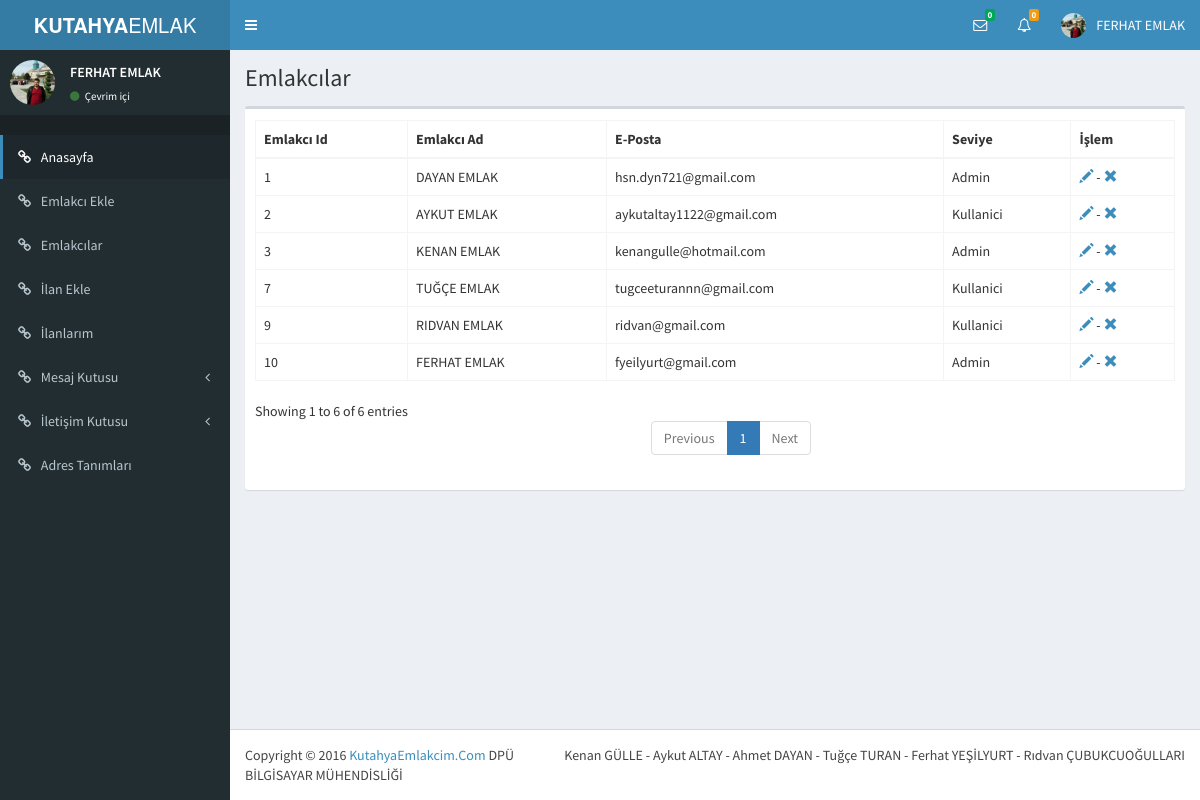
Page /yonetim/emlakci_listele.php (signed in) on the committed database.
### tables this page shows
CREATE TABLE `emlakcilar` (
  `emlakci_id` int(11) NOT NULL AUTO_INCREMENT,
  `ad` varchar(50) NOT NULL,
  `adres` varchar(255) NOT NULL,
  `telefon` varchar(20) NOT NULL,
  `hakkinda` varchar(255) NOT NULL,
  `kayit_tarihi` datetime NOT NULL DEFAULT CURRENT_TIMESTAMP,
  `logo_url` varchar(255) NOT NULL,
  `eposta` varchar(255) NOT NULL,
  `sifre` varchar(100) NOT NULL,
  `seviye` int(1) NOT NULL,
  PRIMARY KEY (`emlakci_id`)
);

### yonetim/emlakci_listele.php (the view, shortened to what this page needs)
<!DOCTYPE html>
<html>
	<body class="hold-transition skin-blue sidebar-mini">
		<div class="wrapper">
			<header class="main-header">
				<a href="index.php" class="logo">
					<span class="logo-lg"><b>KUTAHYA</b>EMLAK</span>
				</a>
				<nav class="navbar navbar-static-top" role="navigation">
				<?php include "inc_ust.php"; ?>
			<div class="content-wrapper">
				<section class="content-header">
					<h1>
						Emlakcılar
					</h1>
				</section>
				<section class="content">
					<div class="row">
						<div class="col-xs-12">
							<div class="box">
								<div class="box-body">
									<table id="example2" class="table table-bordered table-hover">
										<thead>
											<tr>
												<th>Emlakcı Id </th>
												<th>Emlakcı Ad</th>
												<th>E-Posta</th>
												<th>Seviye</th>
												<th>İşlem</th>
											</tr>
										</thead>
										<tbody>
											<?php
												$sorgu=$veritabani->prepare("select*from emlakcilar order by ad");
												$sorgu->execute();
												while($sonuc=$sorgu->fetch()){
												?>
												<tr>
											<td><?php echo $sonuc['emlakci_id'];?></td>
											<td><?php echo $sonuc['ad'];?></td>
											<td><?php echo $sonuc['eposta'];?></td>
											<td><?php if ($sonuc['seviye']=="1") echo "Admin"; else echo "Kullanici"; ?></td>
											<td><a href="emlakci_duzenle.php?islem=duzenle&emlakci_id=<?php echo $sonuc['emlakci_id'];?>" <span class="glyphicon glyphicon-pencil"></span></a>    - <a href="emlakci_islem.php?islem=sil&emlakci_id=<?php echo $sonuc['emlakci_id'];?>" <span class="glyphicon glyphicon-remove"></span></a></td>
											</tr>
										<?php } ?>
										</tbody>
									</table>
								</div>
							</div>
						</div>
					</div>
				</section>
			</div>
			<footer class="main-footer">
			<div class="pull-right hidden-xs">
			<?php include "inc_alt.php"; ?>
			</footer>
			</div>
			</body>
			</html>

### rows in the picture
emlakcilar: emlakci_id "2", ad "AYKUT EMLAK", eposta "aykutaltay1122@gmail.com", seviye "Kullanici"
emlakcilar: emlakci_id "1", ad "DAYAN EMLAK", eposta "hsn.dyn721@gmail.com", seviye "Admin"
emlakcilar: emlakci_id "10", ad "FERHAT EMLAK", eposta "fyeilyurt@gmail.com", seviye "Admin"
emlakcilar: emlakci_id "3", ad "KENAN EMLAK", eposta "kenangulle@hotmail.com", seviye "Admin"
emlakcilar: emlakci_id "9", ad "RIDVAN EMLAK", eposta "ridvan@gmail.com", seviye "Kullanici"
emlakcilar: emlakci_id "7", ad "TUĞÇE EMLAK", eposta "tugceeturannn@gmail.com", seviye "Kullanici"

### other values in the picture
$okunmayan_mesaj_sayisi "0"
$iletisimesajsayisi "0"
$_SESSION['ad'] "FERHAT EMLAK"
